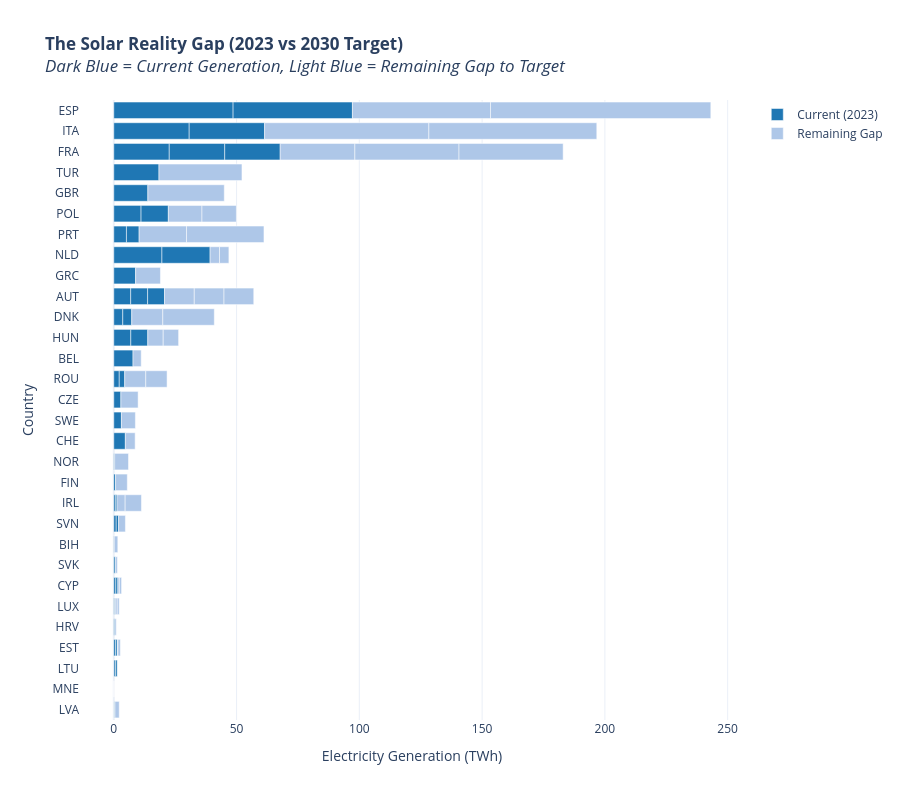

Notebook code cell kept with this figure:
### Code cell
# Create an Interactive Bar Chart
plot_source = "Solar"

df_graph = (
    df_gap.query(f"source == '{plot_source}'")
    .sort_values(by="value_target", ascending=True)
    .rename(columns={"iso": "country", "value_history": "current_twh"})
)

fig = px.bar(
    df_graph,
    y="country",
    x=["current_twh", "gap_twh"],
    title=f"<b>The {plot_source} Reality Gap (2023 vs 2030 Target)</b><br><i>Dark Blue = Current Generation, Light Blue = Remaining Gap to Target</i>",
    labels={"value": "Generation (TWh)", "country": "Country", "variable": "Metric"},
    orientation="h",  # Horizontal bars are easier to read for country names
    height=800,  # Tall chart to fit all countries
    color_discrete_map={
        "current_twh": "#1f77b4",
        "gap_twh": "#aec7e8",
    },  # Dark vs Light Blue
)

# Customizing the Layout for a Professional Look
fig.update_layout(
    xaxis_title="Electricity Generation (TWh)",
    legend_title_text="",
    showlegend=True,
    template="plotly_white",
    hovermode="y unified",  # Shows both values when hovering over a country
)

# Fix the legend names
new_names = {"current_twh": "Current (2023)", "gap_twh": "Remaining Gap"}
fig.for_each_trace(lambda t: t.update(name=new_names[t.name]))

fig.show()

### Figure 1 — Plotly figure (JSON) as saved in the notebook; plotly's stock layout.template omitted (floating-point values rounded to 4 significant figures)
{"data": [{"hovertemplate": "Metric=current_twh<br>Generation (TWh)=%{x}<br>Country=%{y}<extra></extra>", "legendgroup": "current_twh", "marker": {"color": "#1f77b4", "pattern": {"shape": ""}}, "name": "Current (2023)", "orientation": "h", "showlegend": true, "textposition": "auto", "type": "bar", "x": [0.24, 0.02, 0.69, 0.72, 0.41, 0.29, 0.29, 0.83, 0.61, 0.2, 0.72, 0.83, 0.24, 0.98, 0.65, 0.72, 0.36, 0.65, 4.71, 3.11, 2.89, 2.23, 2.23, 7.83, 6.93, 6.93, 3.66, 6.89, 8.89, 6.89, 6.89, 19.61, 19.61, 5.16, 3.66, 11.11, 11.11, 5.16, 13.88, 18.4, 22.59, 22.59, 22.59, 30.71, 30.71, 48.59, 48.59, 0.69, 0.98], "xaxis": "x", "y": ["LVA", "MNE", "LTU", "EST", "HRV", "LUX", "LUX", "CYP", "SVK", "BIH", "EST", "CYP", "LVA", "SVN", "IRL", "FIN", "NOR", "IRL", "CHE", "SWE", "CZE", "ROU", "ROU", "BEL", "HUN", "HUN", "DNK", "AUT", "GRC", "AUT", "AUT", "NLD", "NLD", "PRT", "DNK", "POL", "POL", "PRT", "GBR", "TUR", "FRA", "FRA", "FRA", "ITA", "ITA", "ESP", "ESP", "LTU", "SVN"], "yaxis": "y"}, {"hovertemplate": "Metric=gap_twh<br>Generation (TWh)=%{x}<br>Country=%{y}<extra></extra>", "legendgroup": "gap_twh", "marker": {"color": "#aec7e8", "pattern": {"shape": ""}}, "name": "Remaining Gap", "orientation": "h", "showlegend": true, "textposition": "auto", "type": "bar", "x": [-0.22, 0.032, -0.2364, 0.28, 0.6, 0.82, 0.822, 0.611, 0.86, 1.439, 0.95, 0.9, 1.74, 2.777, 3.33, 4.79, 5.629, 6.64, 3.99, 5.69, 7.02, 8.57, 8.67, 3.34, 6.27, 6.271, 12.64, 12.11, 10.11, 12.11, 12.11, 3.827, 3.83, 19.31, 20.98, 13.69, 14.01, 31.53, 31.12, 33.8, 30.41, 42.41, 42.41, 66.89, 68.39, 56.23, 89.72, NaN, NaN], "xaxis": "x", "y": ["LVA", "MNE", "LTU", "EST", "HRV", "LUX", "LUX", "CYP", "SVK", "BIH", "EST", "CYP", "LVA", "SVN", "IRL", "FIN", "NOR", "IRL", "CHE", "SWE", "CZE", "ROU", "ROU", "BEL", "HUN", "HUN", "DNK", "AUT", "GRC", "AUT", "AUT", "NLD", "NLD", "PRT", "DNK", "POL", "POL", "PRT", "GBR", "TUR", "FRA", "FRA", "FRA", "ITA", "ITA", "ESP", "ESP", "LTU", "SVN"], "yaxis": "y"}], "layout": {"barmode": "relative", "height": 800, "hovermode": "y unified", "legend": {"title": {"text": ""}, "tracegroupgap": 0}, "showlegend": true, "title": {"text": "<b>The Solar Reality Gap (2023 vs 2030 Target)</b><br><i>Dark Blue = Current Generation, Light Blue = Remaining Gap to Target</i>"}, "xaxis": {"anchor": "y", "domain": [0, 1], "title": {"text": "Electricity Generation (TWh)"}}, "yaxis": {"anchor": "x", "domain": [0, 1], "title": {"text": "Country"}}}}
